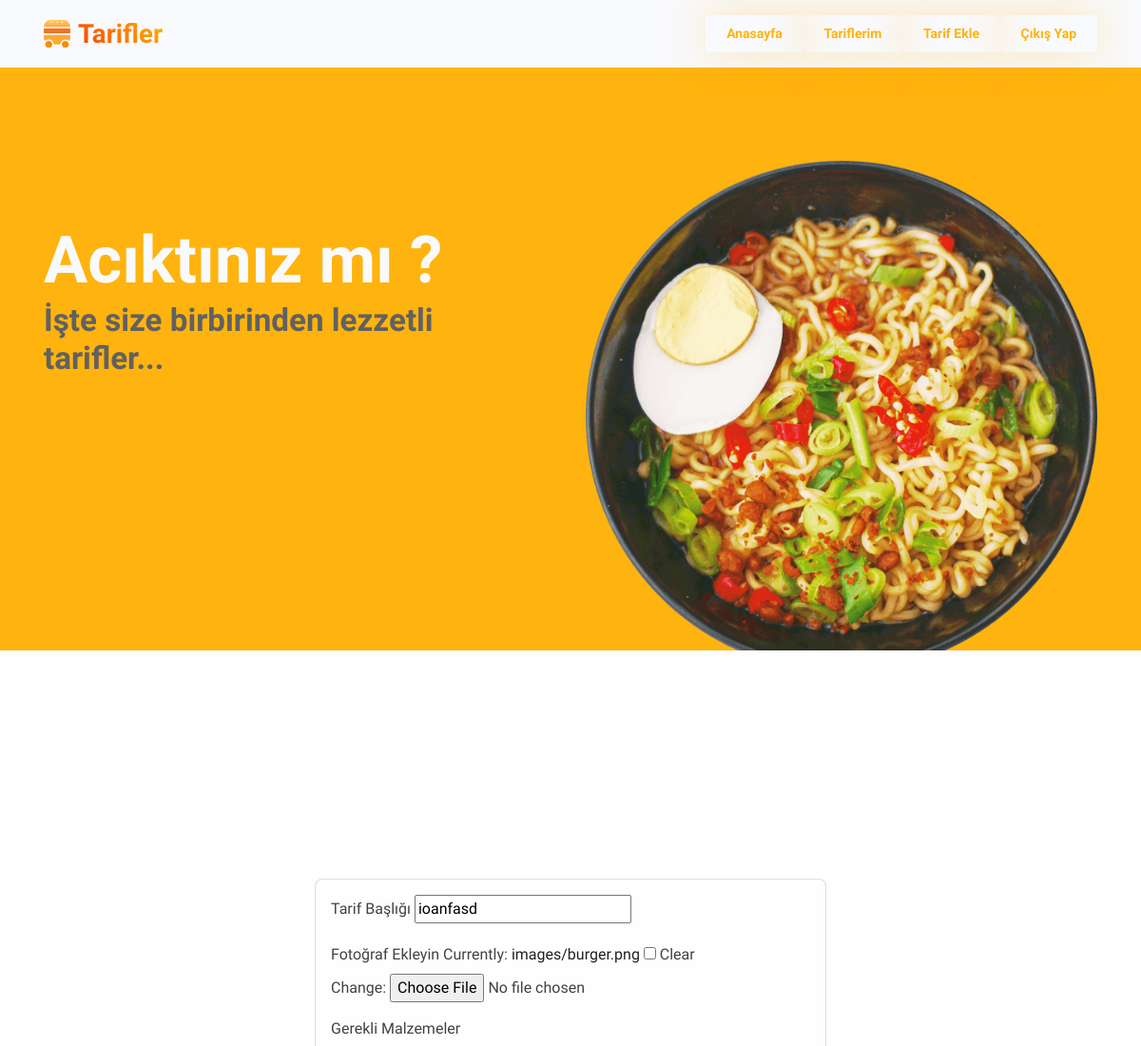
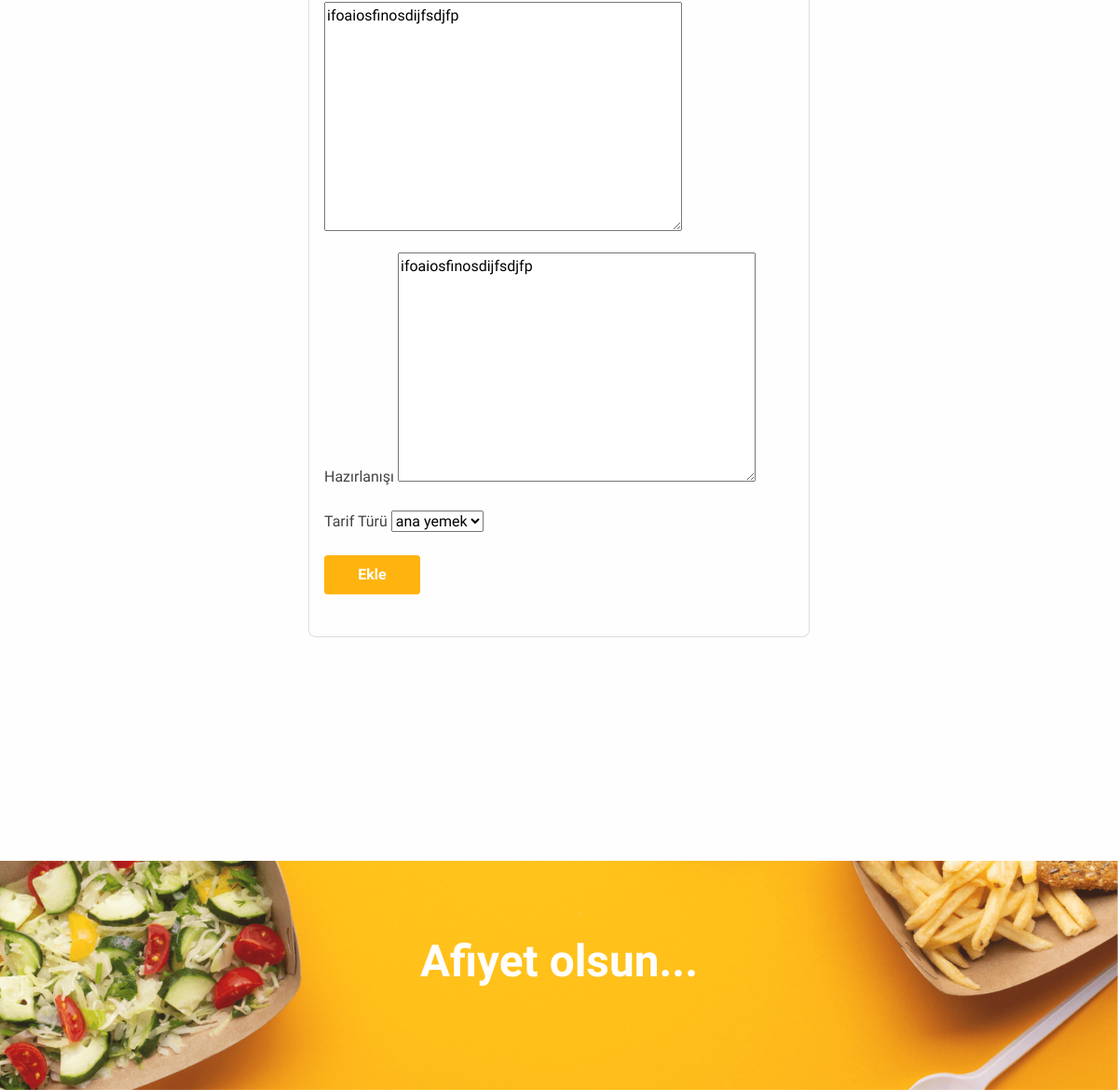
The app's page /recipe/edit/12/ (signed in) with its own data (2 pictures, top to bottom).
### recipes/models.py (models this page shows, shortened)
class Recipe(models.Model):
    category = models.ForeignKey(
        Category, related_name='recipes', on_delete=models.CASCADE)
    name = models.CharField(max_length=30)
    description = RichTextField(blank=True, null=True)
    materials = RichTextField(blank=True, null=True)
    created_by = models.ForeignKey(
        User, related_name='recipes', on_delete=models.CASCADE)
    created_at = models.DateTimeField(auto_now_add=True)
    image = models.ImageField(upload_to='images/', blank=True, null=True)

### recipes/views.py (the view)
# urls.py: path('edit/<int:pk>/', views.edit, name='edit'),
@login_required
def edit(request, pk):
    recipe = get_object_or_404(Recipe, pk=pk, created_by=request.user)
    if request.method == 'POST':
        form = EditRecipeForm(request.POST, request.FILES, instance=recipe)
        if form.is_valid():
            form.save()
            return redirect('recipes:detail', pk=recipe.id)
    else:
        form = EditRecipeForm(instance=recipe)
    return render(request, 'tarifEkle.html', {'form': form})

### recipes/forms.py
class EditRecipeForm(forms.ModelForm):
    class Meta:
        model = Recipe
        fields = {'category', 'name', 'description', 'image', }

### recipes/models.py (called while the page is built)
    def __str__(self):
        return self.name

### recipes/templates/tarifEkle.html (shortened to what this page needs)
{% extends "base.html" %} {% block content %}
<div class="row flex-center">
  <div class="col-md-7 col-lg-6 py-8 text-md-start">
    <div class="card">
      <div class="card-body" style="width: fit-content">
        <div class="col mb-4">
          <form method="post" action="." enctype="multipart/form-data">
            <div class="mb-3">
              <label for="recipeTitle" class="form-label">Tarif Başlığı</label>
              {{ form.name }}
            </div>
            <div class="mb-3">
              <label for="recipeImage" class="form-label"
                >Fotoğraf Ekleyin</label
              >
              {{ form.image }}
            </div>
            <div class="mb-3">
              <label for="recipeContent" class="form-label"
                >Gerekli Malzemeler</label
              >
              {{ form.description }} {{ form.media}}
            </div>
            <div class="mb-3">
              <label for="recipeContent" class="form-label">Hazırlanışı</label>
              {{ form.description }} {{ form.media}}
            </div>
            <div class="mb-3">
              <label>Tarif Türü</label>
              {{ form.category }}
            </div>
            <button type="submit" class="btn btn-primary">Ekle</button>
          </form>
        </div>
      </div>
    </div>
  </div>
</div>
{% endblock %}

### records on screen
Recipe: name "ioanfasd", description "ifoaiosfinosdijfsdjfp", category "ana yemek"
